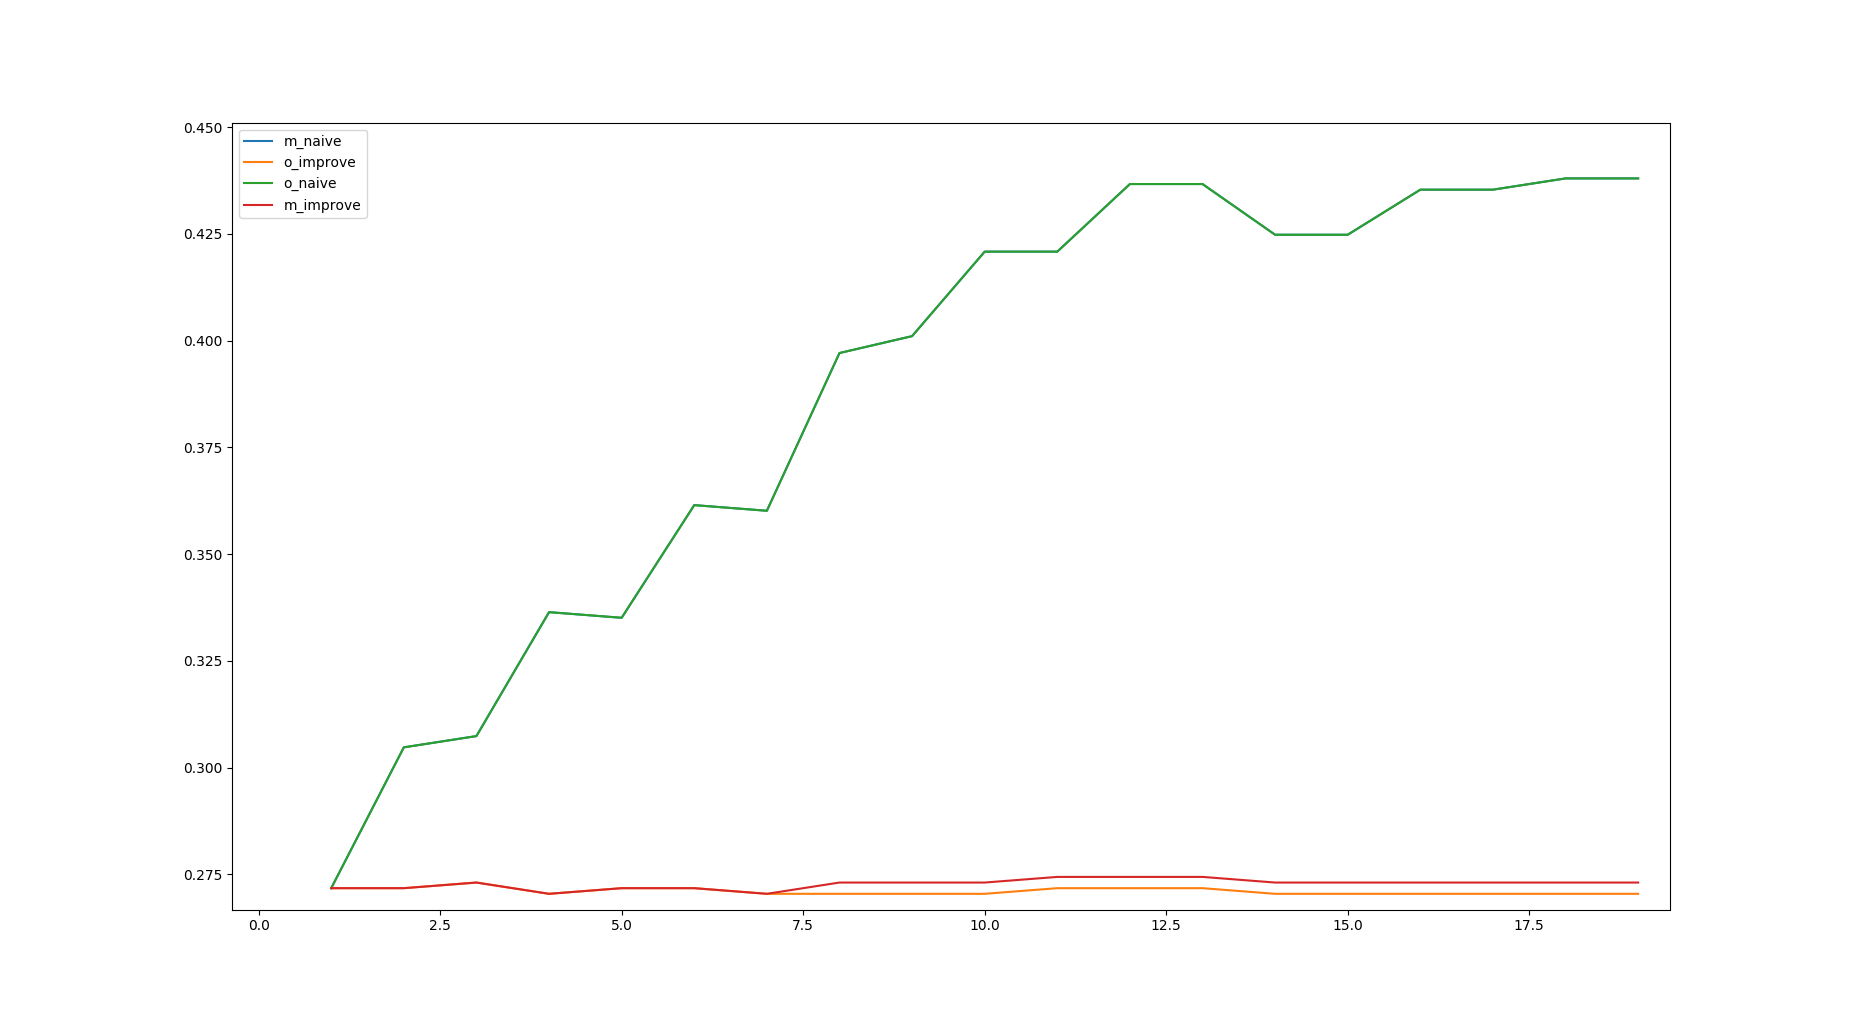

Python code for this plot:
import numpy as np
import math
from homework import conf_hw
#import conf_hw
from sklearn.decomposition import PCA
import time
import matplotlib.pyplot as plt


def knn(x, X_train, Y_train, k, distance_type='o', knn_type='naive'):
    # 算距离
    distances = []
    index = 0
    for x_train in X_train:
        if distance_type == 'o':
            diff = x_train - x
            dist = math.sqrt((diff * diff.T)[0, 0])
        elif distance_type == 'm':
            diff = abs(x_train - x)
            dist = diff.sum()
        else:
            e = Exception("unknown distance_type")
            raise e
        distances.append((dist, Y_train[index, 0]))
        index += 1
    #  排序
    distances.sort()
    y_hat = None
    # 按前面k个赋值
    if knn_type == 'naive':
        ones = 0
        for _, y in distances[:k]:
            if y == 1:
                ones += 1
        if ones > k/2:
            y_hat = 1
        else:
            y_hat = 0
    elif knn_type == 'improve':
        #  根据距离来生成权重
        W1 = []
        max_dist = distances[k][0]
        max_diff = max_dist - distances[0][0]
        if max_diff == 0:
            #print('the same diff, reset to naive knn')
            return knn(x, X_train, Y_train, k, distance_type=distance_type, knn_type='naive')
        scores = 0
        for dist, y in distances[:k]:
            w = (max_dist-dist)/max_diff
            W1.append(w)
        # 归一化
        sum_w1 = sum(W1)
        W = [w/sum_w1 for w in W1]
        index = 0
        for _, y in distances[:k]:
            scores += W[index] * y
            index += 1
        y_hat = 1 if scores > 0.5 else 0
    else:
        e = Exception("unknown knn type")
        raise e
    return y_hat


if __name__ == '__main__':
    k_range = list(range(1, 20))
    X_trains = dict()
    Y_trains = dict()
    X_tests = dict()
    Y_tests = dict()
    for qid in range(201, 251):
        qid = str(qid)
        e1, e2 = conf_hw.read_train(qid, type='class')
        X_trains[qid] = e1
        Y_trains[qid] = e2
        e1, e2 = conf_hw.read_test(qid, type='class')
        X_tests[qid] = e1
        Y_tests[qid] = e2
    start = time.time()
    result = dict()
    for dis_type in ['m', 'o']:
        for knn_type in ['improve', 'naive']:
            error_ratios_in_k = []
            for k in k_range:
                errors = 0
                rights = 0
                start_in = time.time()
                for qid in range(201, 211):
                    qid = str(qid)
                    #print(qid)
                    X_train = X_trains[qid]
                    Y_train = Y_trains[qid]
                    X_test = X_tests[qid]
                    Y_test = Y_tests[qid]
                    # PCA降维
                    #'''
                    start_in = time.time()
                    pca = PCA(n_components=200)
                    X_train = np.mat(pca.fit_transform(X_train))
                    X_test = np.mat(pca.transform(X_test))
                    #'''
                    i = 0
                    for x in X_test:
                        y_hat = knn(x, X_train, Y_train, k, distance_type=dis_type, knn_type=knn_type)
                        if y_hat == Y_test[i]:
                            rights += 1
                        else:
                            errors += 1
                        i += 1
                error_ratio = errors/(errors+rights)
                print("test end :{0}".format(time.time() - start_in))
                print("error ratio: {0}".format(error_ratio))
                error_ratios_in_k.append(error_ratio)
            result[dis_type+'_'+knn_type] = error_ratios_in_k
    print(result)
    for k, v in result.items():
        plt.plot(k_range, v, label=k)
    plt.legend()
    plt.show()
# error_ration = 0.27,k=4, o_imporve
